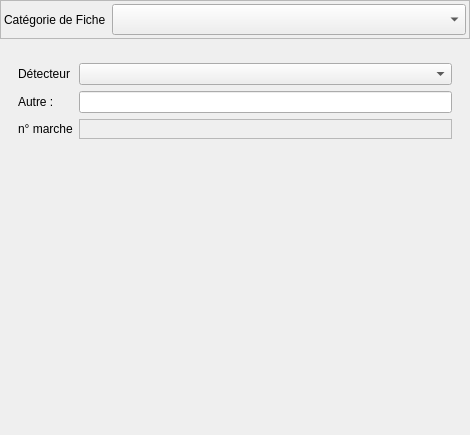
<?xml version="1.0" encoding="UTF-8"?>
<ui version="4.0">
 <class>Form</class>
 <widget class="QWidget" name="Form">
  <property name="geometry">
   <rect>
    <x>0</x>
    <y>0</y>
    <width>470</width>
    <height>435</height>
   </rect>
  </property>
  <property name="windowTitle">
   <string>Form</string>
  </property>
  <layout class="QVBoxLayout" name="verticalLayout_2" stretch="1,20">
   <property name="leftMargin">
    <number>0</number>
   </property>
   <property name="topMargin">
    <number>0</number>
   </property>
   <property name="rightMargin">
    <number>0</number>
   </property>
   <property name="bottomMargin">
    <number>0</number>
   </property>
   <item>
    <widget class="QFrame" name="frame_2">
     <property name="frameShape">
      <enum>QFrame::StyledPanel</enum>
     </property>
     <property name="frameShadow">
      <enum>QFrame::Raised</enum>
     </property>
     <layout class="QGridLayout" name="gridLayout_3" columnstretch="1,10">
      <property name="leftMargin">
       <number>3</number>
      </property>
      <property name="topMargin">
       <number>3</number>
      </property>
      <property name="rightMargin">
       <number>3</number>
      </property>
      <property name="bottomMargin">
       <number>3</number>
      </property>
      <item row="0" column="1">
       <widget class="QComboBox" name="comboBox_groupedes">
        <property name="font">
         <font>
          <pointsize>14</pointsize>
         </font>
        </property>
       </widget>
      </item>
      <item row="0" column="0">
       <widget class="QLabel" name="label_2">
        <property name="text">
         <string>Catégorie de Fiche</string>
        </property>
       </widget>
      </item>
     </layout>
    </widget>
   </item>
   <item>
    <widget class="QStackedWidget" name="stackedWidget">
     <property name="currentIndex">
      <number>0</number>
     </property>
     <widget class="QWidget" name="page_nonconf">
      <layout class="QHBoxLayout" name="horizontalLayout" stretch="10">
       <item>
        <widget class="QStackedWidget" name="stackedWidget_nonconf">
         <property name="currentIndex">
          <number>0</number>
         </property>
         <widget class="QWidget" name="page_gen">
          <layout class="QGridLayout" name="gridLayout">
           <item row="2" column="1">
            <widget class="QFrame" name="frame_numarche">
             <property name="frameShape">
              <enum>QFrame::StyledPanel</enum>
             </property>
             <property name="frameShadow">
              <enum>QFrame::Raised</enum>
             </property>
             <layout class="QVBoxLayout" name="verticalLayout"/>
            </widget>
           </item>
           <item row="3" column="0">
            <spacer name="verticalSpacer">
             <property name="orientation">
              <enum>Qt::Vertical</enum>
             </property>
             <property name="sizeHint" stdset="0">
              <size>
               <width>20</width>
               <height>40</height>
              </size>
             </property>
            </spacer>
           </item>
           <item row="0" column="0">
            <widget class="QLabel" name="label">
             <property name="text">
              <string>Détecteur</string>
             </property>
            </widget>
           </item>
           <item row="0" column="1">
            <widget class="QComboBox" name="comboBox_detecteur"/>
           </item>
           <item row="2" column="0">
            <widget class="QLabel" name="label_5">
             <property name="text">
              <string>n° marche</string>
             </property>
            </widget>
           </item>
           <item row="1" column="1">
            <widget class="QLineEdit" name="lineEdit_detecteur"/>
           </item>
           <item row="1" column="0">
            <widget class="QLabel" name="label_4">
             <property name="text">
              <string>Autre :</string>
             </property>
            </widget>
           </item>
          </layout>
         </widget>
         <widget class="QWidget" name="page_desc">
          <layout class="QVBoxLayout" name="verticalLayout_4"/>
         </widget>
         <widget class="QWidget" name="page_propo">
          <layout class="QVBoxLayout" name="verticalLayout_3"/>
         </widget>
         <widget class="QWidget" name="page_verif">
          <layout class="QVBoxLayout" name="verticalLayout_5"/>
         </widget>
         <widget class="QWidget" name="page_levee">
          <layout class="QVBoxLayout" name="verticalLayout_7"/>
         </widget>
         <widget class="QWidget" name="page_recherche">
          <layout class="QVBoxLayout" name="verticalLayout_8"/>
         </widget>
         <widget class="QWidget" name="page_nouvel"/>
        </widget>
       </item>
      </layout>
     </widget>
     <widget class="QWidget" name="page_misedispo">
      <layout class="QHBoxLayout" name="horizontalLayout_2"/>
     </widget>
    </widget>
   </item>
  </layout>
 </widget>
 <resources>
  <include location="../../resources.qrc"/>
 </resources>
 <connections/>
</ui>
